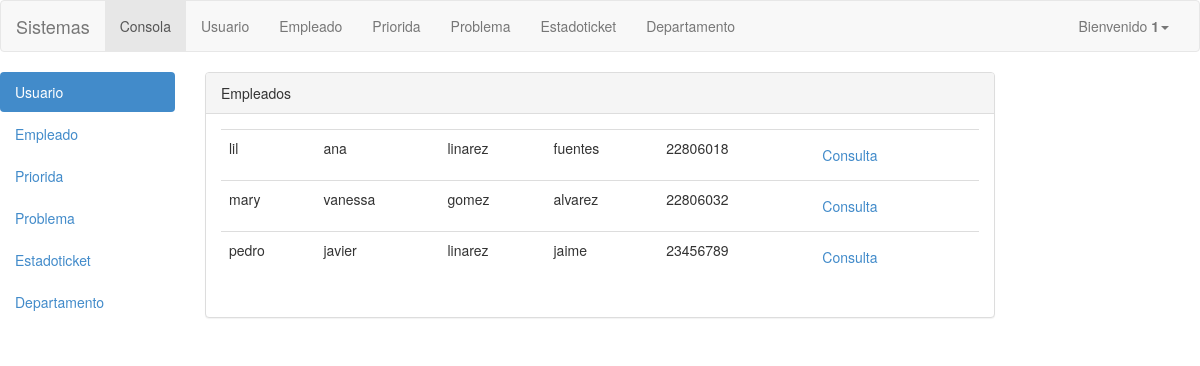
The page /ProyectoPR4/empleado/general.php (signed in) on the database its author committed.
### tables this page shows
CREATE TABLE IF NOT EXISTS `persona` (
  `idpersona` int(11) NOT NULL AUTO_INCREMENT,
  `nombre` varchar(45) NOT NULL,
  `Snombre` varchar(45) DEFAULT NULL,
  `apellido` varchar(45) NOT NULL,
  `Sapellido` varchar(45) DEFAULT NULL,
  `telefono` varchar(45) NOT NULL,
  `documento` varchar(45) DEFAULT NULL,
  `login_idlogin` int(11) NOT NULL,
  `departamento_iddepartamento` int(11) NOT NULL,
  PRIMARY KEY (`idpersona`,`login_idlogin`,`departamento_iddepartamento`),
  KEY `fk_persona_departamento1_idx` (`departamento_iddepartamento`),
  KEY `fk_persona_login1_idx` (`login_idlogin`)
);

### ProyectoPR4/empleado/general.php (the view, shortened to what this page needs)
<!DOCTYPE html>
<html lang="en">
<head>
	<LINK rel="stylesheet" HREF="../../ProyectoPR4/css/bootstrap-3.2.0-dist/css/bootstrap.css"  >
</head>
<body>
<?php
include("../include/menu.php");
?>
<div class="row">
 <div class="col-md-2">
   <?php
include("../include/menulateral.php");
    ?>
 </div>
  <div class="col-md-8">
  	<div class="panel panel-default">
  <div class="panel-heading">Empleados</div>
  <div class="panel-body">
  <table class="table">
  <?php
$result= mysql_query("select  p.idpersona,p.nombre,p.Snombre, p.apellido, p.Sapellido, p.telefono from persona as p inner join login as l on p.login_idlogin=l.idlogin inner join rol as r on l.rol_idrol=r.idrol where r.idrol=2");
while ($row=mysql_fetch_array($result)) {
?>
<tr>
  <td><?php echo$row["nombre"]  ?></td>
  <td><?php echo$row["Snombre"]  ?></td>
  <td><?php echo$row["apellido"]  ?></td>
  <td><?php echo$row["Sapellido"]  ?></td>
  <td><?php echo$row["telefono"]  ?></td>
 <td><form  id="updateCita" method="post" action=" ">
                                                                <input type="submit" name="cmdguardar" class="btn btn-link" value="Consulta" POST="SUMIT"/>
                                                            </form></td>
</tr>
<?php
}
  ?>
</table>
  </div>
</div>
  </div>
</div>
</body>
</html>

### rows shown on the page
persona: nombre "lil", Snombre "ana", apellido "linarez", Sapellido "fuentes", telefono "22806018"
persona: nombre "mary", Snombre "vanessa", apellido "gomez", Sapellido "alvarez", telefono "22806032"
persona: nombre "pedro", Snombre "javier", apellido "linarez", Sapellido "jaime", telefono "23456789"

### other values the page prints
$_SESSION['userid'] "1"
